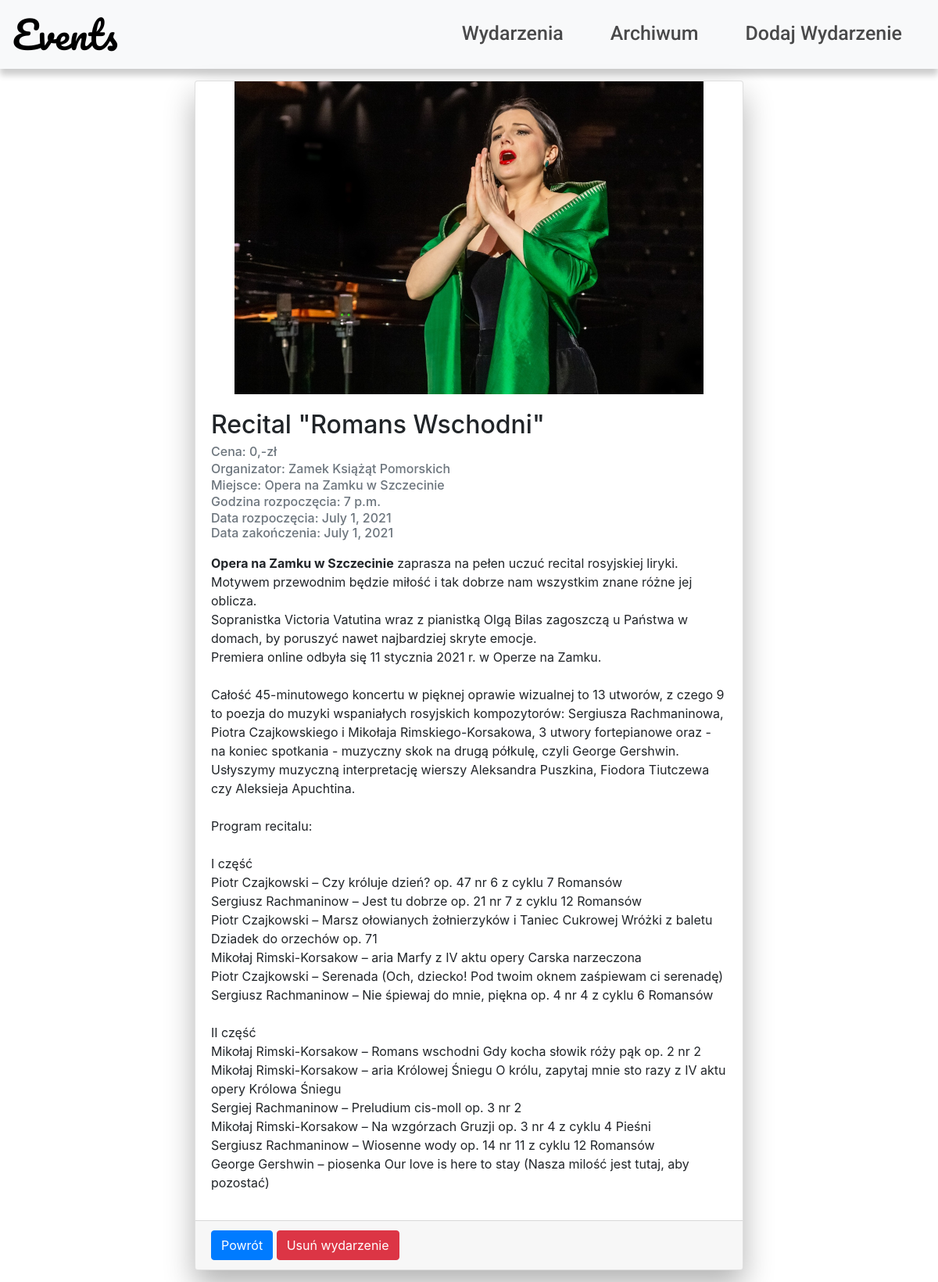
The page /event/6/ on the database its author committed.
### events/models.py (models this page shows, shortened)
class Event(models.Model):
    category_choices = (
        ("Kultura", "Kultura"),
        ("Muzyka","Muzyka"),
        ("Sport","Sport"),
        ("Inne","Inne"),
        )
    image = models.ImageField(upload_to='upload/',null=True,blank=True,default='images/blank.jpg')
    category = models.CharField(max_length=50,blank=False,choices=category_choices)
    organizer = models.CharField(max_length=50)
    title = models.CharField(max_length=80)
    description = RichTextField(blank=False)
    start_time = models.TimeField(auto_now=False,auto_now_add=False,default = timezone.now)
    start_date = models.DateField(blank=False)
    end_date = models.DateField(blank=False,auto_now_add=False)
    location = models.CharField(max_length=100)
    price = models.IntegerField(blank=True,null=True,default = 0,validators=[MinValueValidator(0)])
    published = models.DateTimeField(default=timezone.now)

### events/views.py (the view)
# urls.py: path('event/<int:pk>/', views.event_detail,name="event_detail"),
def event_detail(request,pk):
    event = get_object_or_404(Event,pk=pk)
    return render(request, 'events/event_detail.html',{'event':event})

### events/templates/events/event_detail.html (shortened to what this page needs)
{% extends 'base.html' %} {% block content %}
<div class="container-fluid">
  <div class="row justify-content-center">
    <div class="card">
      <img
        class="card-img-top"
        src="{{event.image.url}}"
        alt="Card image cap"
      />
      <div class="card-body">
        <h2 class="card-title">{{event.title}}</h2>
        <h6 class="card-subtitle mb-2 text-muted">Cena: {{event.price}},-zł</h6>
        <h6 class="card-subtitle mb-2 text-muted">Organizator: {{event.organizer}}</h6>
        <h6 class="card-subtitle mb-2 text-muted">Miejsce: {{event.location}}</h6>
        <h6 class="card-subtitle mb-2 text-muted">
          Godzina rozpoczęcia: {{event.start_time}}
        </h6>
        <h6 class="card-subtitle mb-2 text-muted">
          Data rozpoczęcia: {{event.start_date}}<br>Data
          zakończenia: {{event.end_date}}
        </h6>
        <p class="card-text">{{ event.description|safe }}</p>
      </div>
      <div class="card-footer">
        <a href="{%url 'index' %}" class="btn btn-primary">Powrót</a>
        <a href="{%url 'delete_event' pk=event.pk %}" class="btn btn-danger"
          >Usuń wydarzenie</a
        >
      </div>
    </div>
  </div>
  {% endblock %}

### static/css/style.css (style rules this page uses)
body { margin: 0%; padding: 0%; }

### events/templates/events/event_detail.html (style rules this page uses)
.container-fluid .row { align-items: center; margin: auto; }
.card { margin: 15px; width: 60%; height: 70%; box-shadow: 0 19px 38px rgba(0, 0, 0, 0.3); }
.card-img-top { width: 100%; height: 50vh; object-fit: contain; }
.card-footer { width: 100%; }

### rows shown on the page
Event: image (picture), title "Recital \"Romans Wschodni\"", price "0", organizer "Zamek Książąt Pomorskich", location "Opera na Zamku w Szczecinie", start_time "7 p.m.", start_date "July 1, 2021", end_date "July 1, 2021", description "Opera na Zamku w Szczecinie zaprasza na pełen uczuć recital rosyjskiej liryki. Motywem przewodnim będzie miłość i tak dobrze nam wszystkim znane różne jej oblicza. Sopranistka Victoria Vatutina wraz z pianistką Olgą Bilas zagoszczą u Państwa w domach, by poruszyć nawet najbardziej skryte emocje. Premiera online odbyła się 11 stycznia 2021 r. w Operze na Zamku. Całość 45-minutowego koncertu w pięknej oprawie wizualnej to 13 utworów, z czego 9 to poezja do muzyki wspaniałych rosyjskich kompozytorów: Sergiusza Rachmaninowa, Piotra Czajkowskiego i Mikołaja Rimskiego-Korsakowa, 3 utwory fortepianowe oraz - na koniec spotkania - muzyczny skok na drugą półkulę, czyli George Gershwin. Usłyszymy…"
